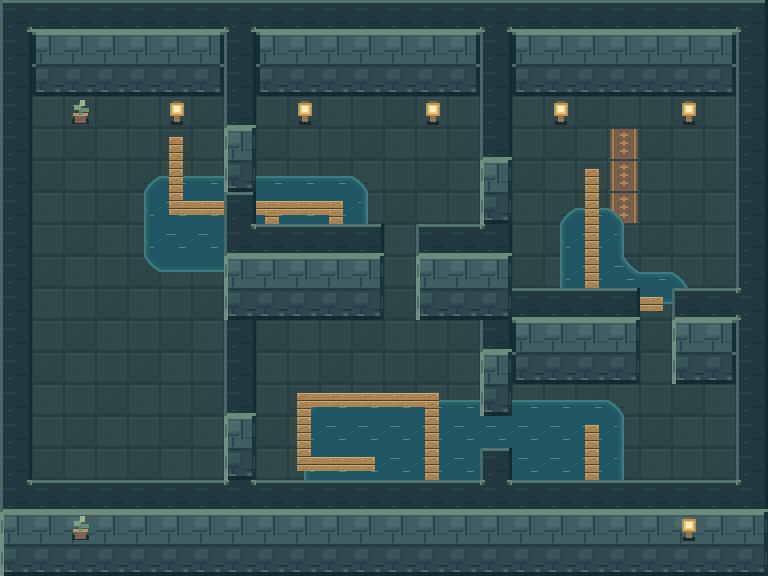

Below is a game level as drawn by its tile map, then a one-line description and the .tmx that defines it (tile-layer data replaced by summaries):
An orthogonal 24x18 tile map with 32x32 px tiles, 7 tile layers (Ground, Water, Boardwalk, CaveRoof, ...), 2 hidden layers not drawn, 4 tilesets and 3 objects (PlayerSpawn, Key, Exit).

<map version="1.10" tiledversion="1.0.0" orientation="orthogonal" renderorder="right-down" width="24" height="18" tilewidth="32" tileheight="32" infinite="0" nextlayerid="12" nextobjectid="4">
 <properties>
  <property name="caveHeight" type="int" value="2" />
  <property name="title" value="THE DROWNED CAVERN" />
 </properties>
 <tileset firstgid="1" source="../tilesets/dungeon.tsx" />
 <tileset firstgid="9" source="../tilesets/water.tsx" />
 <tileset firstgid="25" source="../tilesets/boardwalk.tsx" />
 <tileset firstgid="41" source="../tilesets/cave.tsx" />
 <layer id="1" name="Ground" width="24" height="18">
  <data>[432 cells, 432 non-empty, 4 distinct tile ids]</data>
 </layer>
 <layer id="2" name="Water" width="24" height="18">
  <data>[432 cells, 92 non-empty, 10 distinct tile ids]</data>
 </layer>
 <layer id="4" name="Boardwalk" width="24" height="18">
  <data>[432 cells, 38 non-empty, 10 distinct tile ids]</data>
 </layer>
 <layer id="7" name="Walls" width="24" height="18" visible="0" locked="1">
  <data>[432 cells, 107 non-empty, 1 distinct tile ids]</data>
 </layer>
 <layer id="8" name="CaveRoof" width="24" height="18" locked="1">
  <data>[432 cells, 107 non-empty, 13 distinct tile ids]</data>
 </layer>
 <layer id="9" name="CaveUpper" width="24" height="18" locked="1">
  <data>[432 cells, 62 non-empty, 6 distinct tile ids]</data>
 </layer>
 <layer id="10" name="CaveLower" width="24" height="18" locked="1">
  <data>[432 cells, 62 non-empty, 6 distinct tile ids]</data>
 </layer>
 <layer id="6" name="Props" width="24" height="18">
  <data>[432 cells, 8 non-empty, 2 distinct tile ids]</data>
 </layer>
 <objectgroup id="3" name="Objects">
  <object id="1" name="Start" type="PlayerSpawn" x="112" y="144">
   <point />
  </object>
  <object id="2" name="Golden key" type="Key" x="358" y="454" width="20" height="20" />
  <object id="3" name="Way out" type="Exit" x="610" y="130" width="28" height="28" />
 </objectgroup>
 <layer id="5" name="CaveShape" width="24" height="18" visible="0">
  <data>[432 cells, 107 non-empty, 1 distinct tile ids]</data>
 </layer>
</map>
